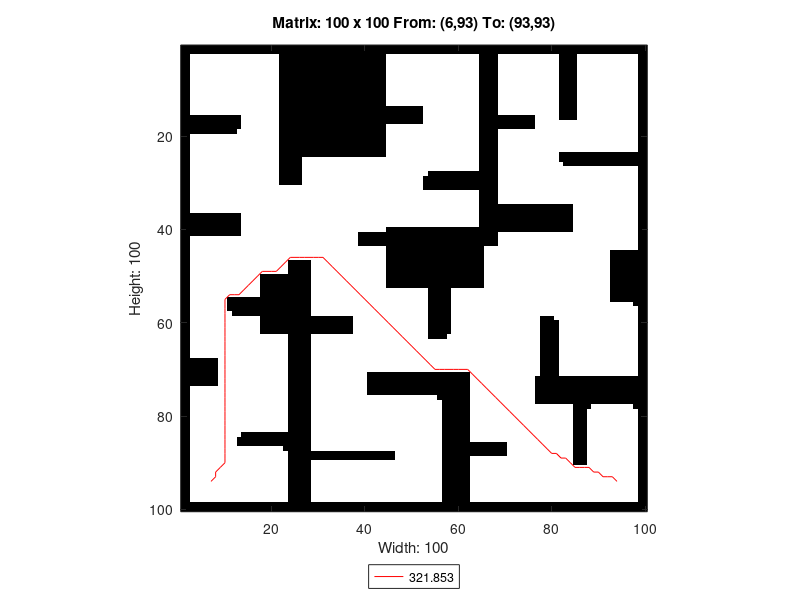

The MATLAB script that drew this image:
A=[0 0 0 0 0 0 0 0 0 0 0 0 0 0 0 0 0 0 0 0 0 0 0 0 0 0 0 0 0 0 0 0 0 0 0 0 0 0 0 0 0 0 0 0 0 0 0 0 0 0 0 0 0 0 0 0 0 0 0 0 0 0 0 0 0 0 0 0 0 0 0 0 0 0 0 0 0 0 0 0 0 0 0 0 0 0 0 0 0 0 0 0 0 0 0 0 0 0 0 0 ;
0 0 0 0 0 0 0 0 0 0 0 0 0 0 0 0 0 0 0 0 0 0 0 0 0 0 0 0 0 0 0 0 0 0 0 0 0 0 0 0 0 0 0 0 0 0 0 0 0 0 0 0 0 0 0 0 0 0 0 0 0 0 0 0 0 0 0 0 0 0 0 0 0 0 0 0 0 0 0 0 0 0 0 0 0 0 0 0 0 0 0 0 0 0 0 0 0 0 0 0 ;
0 0 1 1 1 1 1 1 1 1 1 1 1 1 1 1 1 1 1 1 1 0 0 0 0 0 0 0 0 0 0 0 0 0 0 0 0 0 0 0 0 0 0 0 1 1 1 1 1 1 1 1 1 1 1 1 1 1 1 1 1 1 1 1 0 0 0 0 1 1 1 1 1 1 1 1 1 1 1 1 1 0 0 0 0 1 1 1 1 1 1 1 1 1 1 1 1 1 0 0 ;
0 0 1 1 1 1 1 1 1 1 1 1 1 1 1 1 1 1 1 1 1 0 0 0 0 0 0 0 0 0 0 0 0 0 0 0 0 0 0 0 0 0 0 0 1 1 1 1 1 1 1 1 1 1 1 1 1 1 1 1 1 1 1 1 0 0 0 0 1 1 1 1 1 1 1 1 1 1 1 1 1 0 0 0 0 1 1 1 1 1 1 1 1 1 1 1 1 1 0 0 ;
0 0 1 1 1 1 1 1 1 1 1 1 1 1 1 1 1 1 1 1 1 0 0 0 0 0 0 0 0 0 0 0 0 0 0 0 0 0 0 0 0 0 0 0 1 1 1 1 1 1 1 1 1 1 1 1 1 1 1 1 1 1 1 1 0 0 0 0 1 1 1 1 1 1 1 1 1 1 1 1 1 0 0 0 0 1 1 1 1 1 1 1 1 1 1 1 1 1 0 0 ;
0 0 1 1 1 1 1 1 1 1 1 1 1 1 1 1 1 1 1 1 1 0 0 0 0 0 0 0 0 0 0 0 0 0 0 0 0 0 0 0 0 0 0 0 1 1 1 1 1 1 1 1 1 1 1 1 1 1 1 1 1 1 1 1 0 0 0 0 1 1 1 1 1 1 1 1 1 1 1 1 1 0 0 0 0 1 1 1 1 1 1 1 1 1 1 1 1 1 0 0 ;
0 0 1 1 1 1 1 1 1 1 1 1 1 1 1 1 1 1 1 1 1 0 0 0 0 0 0 0 0 0 0 0 0 0 0 0 0 0 0 0 0 0 0 0 1 1 1 1 1 1 1 1 1 1 1 1 1 1 1 1 1 1 1 1 0 0 0 0 1 1 1 1 1 1 1 1 1 1 1 1 1 0 0 0 0 1 1 1 1 1 1 1 1 1 1 1 1 1 0 0 ;
0 0 1 1 1 1 1 1 1 1 1 1 1 1 1 1 1 1 1 1 1 0 0 0 0 0 0 0 0 0 0 0 0 0 0 0 0 0 0 0 0 0 0 0 1 1 1 1 1 1 1 1 1 1 1 1 1 1 1 1 1 1 1 1 0 0 0 0 1 1 1 1 1 1 1 1 1 1 1 1 1 0 0 0 0 1 1 1 1 1 1 1 1 1 1 1 1 1 0 0 ;
0 0 1 1 1 1 1 1 1 1 1 1 1 1 1 1 1 1 1 1 1 0 0 0 0 0 0 0 0 0 0 0 0 0 0 0 0 0 0 0 0 0 0 0 1 1 1 1 1 1 1 1 1 1 1 1 1 1 1 1 1 1 1 1 0 0 0 0 1 1 1 1 1 1 1 1 1 1 1 1 1 0 0 0 0 1 1 1 1 1 1 1 1 1 1 1 1 1 0 0 ;
0 0 1 1 1 1 1 1 1 1 1 1 1 1 1 1 1 1 1 1 1 0 0 0 0 0 0 0 0 0 0 0 0 0 0 0 0 0 0 0 0 0 0 0 1 1 1 1 1 1 1 1 1 1 1 1 1 1 1 1 1 1 1 1 0 0 0 0 1 1 1 1 1 1 1 1 1 1 1 1 1 0 0 0 0 1 1 1 1 1 1 1 1 1 1 1 1 1 0 0 ;
0 0 1 1 1 1 1 1 1 1 1 1 1 1 1 1 1 1 1 1 1 0 0 0 0 0 0 0 0 0 0 0 0 0 0 0 0 0 0 0 0 0 0 0 1 1 1 1 1 1 1 1 1 1 1 1 1 1 1 1 1 1 1 1 0 0 0 0 1 1 1 1 1 1 1 1 1 1 1 1 1 0 0 0 0 1 1 1 1 1 1 1 1 1 1 1 1 1 0 0 ;
0 0 1 1 1 1 1 1 1 1 1 1 1 1 1 1 1 1 1 1 1 0 0 0 0 0 0 0 0 0 0 0 0 0 0 0 0 0 0 0 0 0 0 0 1 1 1 1 1 1 1 1 1 1 1 1 1 1 1 1 1 1 1 1 0 0 0 0 1 1 1 1 1 1 1 1 1 1 1 1 1 0 0 0 0 1 1 1 1 1 1 1 1 1 1 1 1 1 0 0 ;
0 0 1 1 1 1 1 1 1 1 1 1 1 1 1 1 1 1 1 1 1 0 0 0 0 0 0 0 0 0 0 0 0 0 0 0 0 0 0 0 0 0 0 0 1 1 1 1 1 1 1 1 1 1 1 1 1 1 1 1 1 1 1 1 0 0 0 0 1 1 1 1 1 1 1 1 1 1 1 1 1 0 0 0 0 1 1 1 1 1 1 1 1 1 1 1 1 1 0 0 ;
0 0 1 1 1 1 1 1 1 1 1 1 1 1 1 1 1 1 1 1 1 0 0 0 0 0 0 0 0 0 0 0 0 0 0 0 0 0 0 0 0 0 0 0 0 0 0 0 0 0 0 0 1 1 1 1 1 1 1 1 1 1 1 1 0 0 0 0 1 1 1 1 1 1 1 1 1 1 1 1 1 0 0 0 0 1 1 1 1 1 1 1 1 1 1 1 1 1 0 0 ;
0 0 1 1 1 1 1 1 1 1 1 1 1 1 1 1 1 1 1 1 1 0 0 0 0 0 0 0 0 0 0 0 0 0 0 0 0 0 0 0 0 0 0 0 0 0 0 0 0 0 0 0 1 1 1 1 1 1 1 1 1 1 1 1 0 0 0 0 1 1 1 1 1 1 1 1 1 1 1 1 1 0 0 0 0 1 1 1 1 1 1 1 1 1 1 1 1 1 0 0 ;
0 0 0 0 0 0 0 0 0 0 0 0 0 1 1 1 1 1 1 1 1 0 0 0 0 0 0 0 0 0 0 0 0 0 0 0 0 0 0 0 0 0 0 0 0 0 0 0 0 0 0 0 1 1 1 1 1 1 1 1 1 1 1 1 0 0 0 0 0 0 0 0 0 0 0 0 1 1 1 1 1 0 0 0 0 1 1 1 1 1 1 1 1 1 1 1 1 1 0 0 ;
0 0 0 0 0 0 0 0 0 0 0 0 0 1 1 1 1 1 1 1 1 0 0 0 0 0 0 0 0 0 0 0 0 0 0 0 0 0 0 0 0 0 0 0 0 0 0 0 0 0 0 0 1 1 1 1 1 1 1 1 1 1 1 1 0 0 0 0 0 0 0 0 0 0 0 0 1 1 1 1 1 1 1 1 1 1 1 1 1 1 1 1 1 1 1 1 1 1 0 0 ;
0 0 0 0 0 0 0 0 0 0 0 0 0 1 1 1 1 1 1 1 1 0 0 0 0 0 0 0 0 0 0 0 0 0 0 0 0 0 0 0 0 0 0 0 1 1 1 1 1 1 1 1 1 1 1 1 1 1 1 1 1 1 1 1 0 0 0 0 0 0 0 0 0 0 0 0 1 1 1 1 1 1 1 1 1 1 1 1 1 1 1 1 1 1 1 1 1 1 0 0 ;
0 0 0 0 0 0 0 0 0 0 0 0 1 1 1 1 1 1 1 1 1 0 0 0 0 0 0 0 0 0 0 0 0 0 0 0 0 0 0 0 0 0 0 0 1 1 1 1 1 1 1 1 1 1 1 1 1 1 1 1 1 1 1 1 0 0 0 0 1 1 1 1 1 1 1 1 1 1 1 1 1 1 1 1 1 1 1 1 1 1 1 1 1 1 1 1 1 1 0 0 ;
0 0 1 1 1 1 1 1 1 1 1 1 1 1 1 1 1 1 1 1 1 0 0 0 0 0 0 0 0 0 0 0 0 0 0 0 0 0 0 0 0 0 0 0 1 1 1 1 1 1 1 1 1 1 1 1 1 1 1 1 1 1 1 1 0 0 0 0 1 1 1 1 1 1 1 1 1 1 1 1 1 1 1 1 1 1 1 1 1 1 1 1 1 1 1 1 1 1 0 0 ;
0 0 1 1 1 1 1 1 1 1 1 1 1 1 1 1 1 1 1 1 1 0 0 0 0 0 0 0 0 0 0 0 0 0 0 0 0 0 0 0 0 0 0 0 1 1 1 1 1 1 1 1 1 1 1 1 1 1 1 1 1 1 1 1 0 0 0 0 1 1 1 1 1 1 1 1 1 1 1 1 1 1 1 1 1 1 1 1 1 1 1 1 1 1 1 1 1 1 0 0 ;
0 0 1 1 1 1 1 1 1 1 1 1 1 1 1 1 1 1 1 1 1 0 0 0 0 0 0 0 0 0 0 0 0 0 0 0 0 0 0 0 0 0 0 0 1 1 1 1 1 1 1 1 1 1 1 1 1 1 1 1 1 1 1 1 0 0 0 0 1 1 1 1 1 1 1 1 1 1 1 1 1 1 1 1 1 1 1 1 1 1 1 1 1 1 1 1 1 1 0 0 ;
0 0 1 1 1 1 1 1 1 1 1 1 1 1 1 1 1 1 1 1 1 0 0 0 0 0 0 0 0 0 0 0 0 0 0 0 0 0 0 0 0 0 0 0 1 1 1 1 1 1 1 1 1 1 1 1 1 1 1 1 1 1 1 1 0 0 0 0 1 1 1 1 1 1 1 1 1 1 1 1 1 1 1 1 1 1 1 1 1 1 1 1 1 1 1 1 1 1 0 0 ;
0 0 1 1 1 1 1 1 1 1 1 1 1 1 1 1 1 1 1 1 1 0 0 0 0 0 0 0 0 0 0 0 0 0 0 0 0 0 0 0 0 0 0 0 1 1 1 1 1 1 1 1 1 1 1 1 1 1 1 1 1 1 1 1 0 0 0 0 1 1 1 1 1 1 1 1 1 1 1 1 1 0 0 0 0 0 0 0 0 0 0 0 0 0 0 0 0 0 0 0 ;
0 0 1 1 1 1 1 1 1 1 1 1 1 1 1 1 1 1 1 1 1 0 0 0 0 0 1 1 1 1 1 1 1 1 1 1 1 1 1 1 1 1 1 1 1 1 1 1 1 1 1 1 1 1 1 1 1 1 1 1 1 1 1 1 0 0 0 0 1 1 1 1 1 1 1 1 1 1 1 1 1 0 0 0 0 0 0 0 0 0 0 0 0 0 0 0 0 0 0 0 ;
0 0 1 1 1 1 1 1 1 1 1 1 1 1 1 1 1 1 1 1 1 0 0 0 0 0 1 1 1 1 1 1 1 1 1 1 1 1 1 1 1 1 1 1 1 1 1 1 1 1 1 1 1 1 1 1 1 1 1 1 1 1 1 1 0 0 0 0 1 1 1 1 1 1 1 1 1 1 1 1 1 1 0 0 0 0 0 0 0 0 0 0 0 0 0 0 0 0 0 0 ;
0 0 1 1 1 1 1 1 1 1 1 1 1 1 1 1 1 1 1 1 1 0 0 0 0 0 1 1 1 1 1 1 1 1 1 1 1 1 1 1 1 1 1 1 1 1 1 1 1 1 1 1 1 1 1 1 1 1 1 1 1 1 1 1 0 0 0 0 1 1 1 1 1 1 1 1 1 1 1 1 1 1 1 1 1 1 1 1 1 1 1 1 1 1 1 1 1 1 0 0 ;
0 0 1 1 1 1 1 1 1 1 1 1 1 1 1 1 1 1 1 1 1 0 0 0 0 0 1 1 1 1 1 1 1 1 1 1 1 1 1 1 1 1 1 1 1 1 1 1 1 1 1 1 1 0 0 0 0 0 0 0 0 0 0 0 0 0 0 0 1 1 1 1 1 1 1 1 1 1 1 1 1 1 1 1 1 1 1 1 1 1 1 1 1 1 1 1 1 1 0 0 ;
0 0 1 1 1 1 1 1 1 1 1 1 1 1 1 1 1 1 1 1 1 0 0 0 0 0 1 1 1 1 1 1 1 1 1 1 1 1 1 1 1 1 1 1 1 1 1 1 1 1 1 1 0 0 0 0 0 0 0 0 0 0 0 0 0 0 0 0 1 1 1 1 1 1 1 1 1 1 1 1 1 1 1 1 1 1 1 1 1 1 1 1 1 1 1 1 1 1 0 0 ;
0 0 1 1 1 1 1 1 1 1 1 1 1 1 1 1 1 1 1 1 1 0 0 0 0 0 1 1 1 1 1 1 1 1 1 1 1 1 1 1 1 1 1 1 1 1 1 1 1 1 1 1 0 0 0 0 0 0 0 0 0 0 0 0 0 0 0 0 1 1 1 1 1 1 1 1 1 1 1 1 1 1 1 1 1 1 1 1 1 1 1 1 1 1 1 1 1 1 0 0 ;
0 0 1 1 1 1 1 1 1 1 1 1 1 1 1 1 1 1 1 1 1 1 1 1 1 1 1 1 1 1 1 1 1 1 1 1 1 1 1 1 1 1 1 1 1 1 1 1 1 1 1 1 0 0 0 0 0 0 0 0 0 0 0 0 0 0 0 0 1 1 1 1 1 1 1 1 1 1 1 1 1 1 1 1 1 1 1 1 1 1 1 1 1 1 1 1 1 1 0 0 ;
0 0 1 1 1 1 1 1 1 1 1 1 1 1 1 1 1 1 1 1 1 1 1 1 1 1 1 1 1 1 1 1 1 1 1 1 1 1 1 1 1 1 1 1 1 1 1 1 1 1 1 1 1 1 1 1 1 1 1 1 1 1 1 1 0 0 0 0 1 1 1 1 1 1 1 1 1 1 1 1 1 1 1 1 1 1 1 1 1 1 1 1 1 1 1 1 1 1 0 0 ;
0 0 1 1 1 1 1 1 1 1 1 1 1 1 1 1 1 1 1 1 1 1 1 1 1 1 1 1 1 1 1 1 1 1 1 1 1 1 1 1 1 1 1 1 1 1 1 1 1 1 1 1 1 1 1 1 1 1 1 1 1 1 1 1 0 0 0 0 1 1 1 1 1 1 1 1 1 1 1 1 1 1 1 1 1 1 1 1 1 1 1 1 1 1 1 1 1 1 0 0 ;
0 0 1 1 1 1 1 1 1 1 1 1 1 1 1 1 1 1 1 1 1 1 1 1 1 1 1 1 1 1 1 1 1 1 1 1 1 1 1 1 1 1 1 1 1 1 1 1 1 1 1 1 1 1 1 1 1 1 1 1 1 1 1 1 0 0 0 0 1 1 1 1 1 1 1 1 1 1 1 1 1 1 1 1 1 1 1 1 1 1 1 1 1 1 1 1 1 1 0 0 ;
0 0 1 1 1 1 1 1 1 1 1 1 1 1 1 1 1 1 1 1 1 1 1 1 1 1 1 1 1 1 1 1 1 1 1 1 1 1 1 1 1 1 1 1 1 1 1 1 1 1 1 1 1 1 1 1 1 1 1 1 1 1 1 1 0 0 0 0 0 0 0 0 0 0 0 0 0 0 0 0 0 0 0 0 1 1 1 1 1 1 1 1 1 1 1 1 1 1 0 0 ;
0 0 1 1 1 1 1 1 1 1 1 1 1 1 1 1 1 1 1 1 1 1 1 1 1 1 1 1 1 1 1 1 1 1 1 1 1 1 1 1 1 1 1 1 1 1 1 1 1 1 1 1 1 1 1 1 1 1 1 1 1 1 1 1 0 0 0 0 0 0 0 0 0 0 0 0 0 0 0 0 0 0 0 0 1 1 1 1 1 1 1 1 1 1 1 1 1 1 0 0 ;
0 0 0 0 0 0 0 0 0 0 0 0 0 1 1 1 1 1 1 1 1 1 1 1 1 1 1 1 1 1 1 1 1 1 1 1 1 1 1 1 1 1 1 1 1 1 1 1 1 1 1 1 1 1 1 1 1 1 1 1 1 1 1 1 0 0 0 0 0 0 0 0 0 0 0 0 0 0 0 0 0 0 0 0 1 1 1 1 1 1 1 1 1 1 1 1 1 1 0 0 ;
0 0 0 0 0 0 0 0 0 0 0 0 0 1 1 1 1 1 1 1 1 1 1 1 1 1 1 1 1 1 1 1 1 1 1 1 1 1 1 1 1 1 1 1 1 1 1 1 1 1 1 1 1 1 1 1 1 1 1 1 1 1 1 1 0 0 0 0 0 0 0 0 0 0 0 0 0 0 0 0 0 0 0 0 1 1 1 1 1 1 1 1 1 1 1 1 1 1 0 0 ;
0 0 0 0 0 0 0 0 0 0 0 0 0 1 1 1 1 1 1 1 1 1 1 1 1 1 1 1 1 1 1 1 1 1 1 1 1 1 1 1 1 1 1 1 1 1 1 1 1 1 1 1 1 1 1 1 1 1 1 1 1 1 1 1 0 0 0 0 0 0 0 0 0 0 0 0 0 0 0 0 0 0 0 0 1 1 1 1 1 1 1 1 1 1 1 1 1 1 0 0 ;
0 0 0 0 0 0 0 0 0 0 0 0 0 1 1 1 1 1 1 1 1 1 1 1 1 1 1 1 1 1 1 1 1 1 1 1 1 1 1 1 1 1 1 1 0 0 0 0 0 0 0 0 0 0 0 0 0 0 0 0 0 0 0 0 0 0 0 0 0 0 0 0 0 0 0 0 0 0 0 0 0 0 0 0 1 1 1 1 1 1 1 1 1 1 1 1 1 1 0 0 ;
0 0 0 0 0 0 0 0 0 0 0 0 0 1 1 1 1 1 1 1 1 1 1 1 1 1 1 1 1 1 1 1 1 1 1 1 1 1 0 0 0 0 0 0 0 0 0 0 0 0 0 0 0 0 0 0 0 0 0 0 0 0 0 0 0 0 0 0 1 1 1 1 1 1 1 1 1 1 1 1 1 1 1 1 1 1 1 1 1 1 1 1 1 1 1 1 1 1 0 0 ;
0 0 1 1 1 1 1 1 1 1 1 1 1 1 1 1 1 1 1 1 1 1 1 1 1 1 1 1 1 1 1 1 1 1 1 1 1 1 0 0 0 0 0 0 0 0 0 0 0 0 0 0 0 0 0 0 0 0 0 0 0 0 0 0 0 0 0 0 1 1 1 1 1 1 1 1 1 1 1 1 1 1 1 1 1 1 1 1 1 1 1 1 1 1 1 1 1 1 0 0 ;
0 0 1 1 1 1 1 1 1 1 1 1 1 1 1 1 1 1 1 1 1 1 1 1 1 1 1 1 1 1 1 1 1 1 1 1 1 1 0 0 0 0 0 0 0 0 0 0 0 0 0 0 0 0 0 0 0 0 0 0 0 0 0 0 0 0 0 0 1 1 1 1 1 1 1 1 1 1 1 1 1 1 1 1 1 1 1 1 1 1 1 1 1 1 1 1 1 1 0 0 ;
0 0 1 1 1 1 1 1 1 1 1 1 1 1 1 1 1 1 1 1 1 1 1 1 1 1 1 1 1 1 1 1 1 1 1 1 1 1 1 1 1 1 1 1 0 0 0 0 0 0 0 0 0 0 0 0 0 0 0 0 0 0 0 0 0 1 1 1 1 1 1 1 1 1 1 1 1 1 1 1 1 1 1 1 1 1 1 1 1 1 1 1 1 1 1 1 1 1 0 0 ;
0 0 1 1 1 1 1 1 1 1 1 1 1 1 1 1 1 1 1 1 1 1 1 1 1 1 1 1 1 1 1 1 1 1 1 1 1 1 1 1 1 1 1 1 0 0 0 0 0 0 0 0 0 0 0 0 0 0 0 0 0 0 0 0 0 1 1 1 1 1 1 1 1 1 1 1 1 1 1 1 1 1 1 1 1 1 1 1 1 1 1 1 0 0 0 0 0 0 0 0 ;
0 0 1 1 1 1 1 1 1 1 1 1 1 1 1 1 1 1 1 1 1 1 1 1 1 1 1 1 1 1 1 1 1 1 1 1 1 1 1 1 1 1 1 1 0 0 0 0 0 0 0 0 0 0 0 0 0 0 0 0 0 0 0 0 0 1 1 1 1 1 1 1 1 1 1 1 1 1 1 1 1 1 1 1 1 1 1 1 1 1 1 1 0 0 0 0 0 0 0 0 ;
0 0 1 1 1 1 1 1 1 1 1 1 1 1 1 1 1 1 1 1 1 1 1 0 0 0 0 0 1 1 1 1 1 1 1 1 1 1 1 1 1 1 1 1 0 0 0 0 0 0 0 0 0 0 0 0 0 0 0 0 0 0 0 0 0 1 1 1 1 1 1 1 1 1 1 1 1 1 1 1 1 1 1 1 1 1 1 1 1 1 1 1 0 0 0 0 0 0 0 0 ;
0 0 1 1 1 1 1 1 1 1 1 1 1 1 1 1 1 1 1 1 1 1 1 0 0 0 0 0 1 1 1 1 1 1 1 1 1 1 1 1 1 1 1 1 0 0 0 0 0 0 0 0 0 0 0 0 0 0 0 0 0 0 0 0 0 1 1 1 1 1 1 1 1 1 1 1 1 1 1 1 1 1 1 1 1 1 1 1 1 1 1 1 0 0 0 0 0 0 0 0 ;
0 0 1 1 1 1 1 1 1 1 1 1 1 1 1 1 1 1 1 1 1 1 1 0 0 0 0 0 1 1 1 1 1 1 1 1 1 1 1 1 1 1 1 1 0 0 0 0 0 0 0 0 0 0 0 0 0 0 0 0 0 0 0 0 0 1 1 1 1 1 1 1 1 1 1 1 1 1 1 1 1 1 1 1 1 1 1 1 1 1 1 1 0 0 0 0 0 0 0 0 ;
0 0 1 1 1 1 1 1 1 1 1 1 1 1 1 1 1 0 0 0 0 0 0 0 0 0 0 0 1 1 1 1 1 1 1 1 1 1 1 1 1 1 1 1 0 0 0 0 0 0 0 0 0 0 0 0 0 0 0 0 0 0 0 0 0 1 1 1 1 1 1 1 1 1 1 1 1 1 1 1 1 1 1 1 1 1 1 1 1 1 1 1 0 0 0 0 0 0 0 0 ;
0 0 1 1 1 1 1 1 1 1 1 1 1 1 1 1 1 0 0 0 0 0 0 0 0 0 0 0 1 1 1 1 1 1 1 1 1 1 1 1 1 1 1 1 0 0 0 0 0 0 0 0 0 0 0 0 0 0 0 0 0 0 0 0 0 1 1 1 1 1 1 1 1 1 1 1 1 1 1 1 1 1 1 1 1 1 1 1 1 1 1 1 0 0 0 0 0 0 0 0 ;
0 0 1 1 1 1 1 1 1 1 1 1 1 1 1 1 1 0 0 0 0 0 0 0 0 0 0 0 1 1 1 1 1 1 1 1 1 1 1 1 1 1 1 1 0 0 0 0 0 0 0 0 0 0 0 0 0 0 0 0 0 0 0 0 0 1 1 1 1 1 1 1 1 1 1 1 1 1 1 1 1 1 1 1 1 1 1 1 1 1 1 1 0 0 0 0 0 0 0 0 ;
0 0 1 1 1 1 1 1 1 1 1 1 1 1 1 1 1 0 0 0 0 0 0 0 0 0 0 0 1 1 1 1 1 1 1 1 1 1 1 1 1 1 1 1 1 1 1 1 1 1 1 1 1 0 0 0 0 0 1 1 1 1 1 1 1 1 1 1 1 1 1 1 1 1 1 1 1 1 1 1 1 1 1 1 1 1 1 1 1 1 1 1 0 0 0 0 0 0 0 0 ;
0 0 1 1 1 1 1 1 1 1 1 1 1 1 1 1 1 0 0 0 0 0 0 0 0 0 0 0 1 1 1 1 1 1 1 1 1 1 1 1 1 1 1 1 1 1 1 1 1 1 1 1 1 0 0 0 0 0 1 1 1 1 1 1 1 1 1 1 1 1 1 1 1 1 1 1 1 1 1 1 1 1 1 1 1 1 1 1 1 1 1 1 0 0 0 0 0 0 0 0 ;
0 0 1 1 1 1 1 1 1 1 0 0 0 0 0 0 0 0 0 0 0 0 0 0 0 0 0 0 1 1 1 1 1 1 1 1 1 1 1 1 1 1 1 1 1 1 1 1 1 1 1 1 1 0 0 0 0 0 1 1 1 1 1 1 1 1 1 1 1 1 1 1 1 1 1 1 1 1 1 1 1 1 1 1 1 1 1 1 1 1 1 1 0 0 0 0 0 0 0 0 ;
0 0 1 1 1 1 1 1 1 1 0 0 0 0 0 0 0 0 0 0 0 0 0 0 0 0 0 0 1 1 1 1 1 1 1 1 1 1 1 1 1 1 1 1 1 1 1 1 1 1 1 1 1 0 0 0 0 0 1 1 1 1 1 1 1 1 1 1 1 1 1 1 1 1 1 1 1 1 1 1 1 1 1 1 1 1 1 1 1 1 1 1 1 1 1 1 1 0 0 0 ;
0 0 1 1 1 1 1 1 1 1 0 0 0 0 0 0 0 0 0 0 0 0 0 0 0 0 0 0 1 1 1 1 1 1 1 1 1 1 1 1 1 1 1 1 1 1 1 1 1 1 1 1 1 0 0 0 0 0 1 1 1 1 1 1 1 1 1 1 1 1 1 1 1 1 1 1 1 1 1 1 1 1 1 1 1 1 1 1 1 1 1 1 1 1 1 1 1 1 0 0 ;
0 0 1 1 1 1 1 1 1 1 1 0 0 0 0 0 0 0 0 0 0 0 0 0 0 0 0 0 1 1 1 1 1 1 1 1 1 1 1 1 1 1 1 1 1 1 1 1 1 1 1 1 1 0 0 0 0 0 1 1 1 1 1 1 1 1 1 1 1 1 1 1 1 1 1 1 1 1 1 1 1 1 1 1 1 1 1 1 1 1 1 1 1 1 1 1 1 1 0 0 ;
0 0 1 1 1 1 1 1 1 1 1 1 1 1 1 1 1 0 0 0 0 0 0 0 0 0 0 0 0 0 0 0 0 0 0 0 0 1 1 1 1 1 1 1 1 1 1 1 1 1 1 1 1 0 0 0 0 0 1 1 1 1 1 1 1 1 1 1 1 1 1 1 1 1 1 1 1 0 0 0 1 1 1 1 1 1 1 1 1 1 1 1 1 1 1 1 1 1 0 0 ;
0 0 1 1 1 1 1 1 1 1 1 1 1 1 1 1 1 0 0 0 0 0 0 0 0 0 0 0 0 0 0 0 0 0 0 0 0 1 1 1 1 1 1 1 1 1 1 1 1 1 1 1 1 0 0 0 0 0 1 1 1 1 1 1 1 1 1 1 1 1 1 1 1 1 1 1 1 0 0 0 0 1 1 1 1 1 1 1 1 1 1 1 1 1 1 1 1 1 0 0 ;
0 0 1 1 1 1 1 1 1 1 1 1 1 1 1 1 1 0 0 0 0 0 0 0 0 0 0 0 0 0 0 0 0 0 0 0 0 1 1 1 1 1 1 1 1 1 1 1 1 1 1 1 1 0 0 0 0 0 1 1 1 1 1 1 1 1 1 1 1 1 1 1 1 1 1 1 1 0 0 0 0 1 1 1 1 1 1 1 1 1 1 1 1 1 1 1 1 1 0 0 ;
0 0 1 1 1 1 1 1 1 1 1 1 1 1 1 1 1 0 0 0 0 0 0 0 0 0 0 0 0 0 0 0 0 0 0 0 0 1 1 1 1 1 1 1 1 1 1 1 1 1 1 1 1 0 0 0 0 0 1 1 1 1 1 1 1 1 1 1 1 1 1 1 1 1 1 1 1 0 0 0 0 1 1 1 1 1 1 1 1 1 1 1 1 1 1 1 1 1 0 0 ;
0 0 1 1 1 1 1 1 1 1 1 1 1 1 1 1 1 1 1 1 1 1 1 0 0 0 0 0 1 1 1 1 1 1 1 1 1 1 1 1 1 1 1 1 1 1 1 1 1 1 1 1 1 0 0 0 0 1 1 1 1 1 1 1 1 1 1 1 1 1 1 1 1 1 1 1 1 0 0 0 0 1 1 1 1 1 1 1 1 1 1 1 1 1 1 1 1 1 0 0 ;
0 0 1 1 1 1 1 1 1 1 1 1 1 1 1 1 1 1 1 1 1 1 1 0 0 0 0 0 1 1 1 1 1 1 1 1 1 1 1 1 1 1 1 1 1 1 1 1 1 1 1 1 1 1 1 1 1 1 1 1 1 1 1 1 1 1 1 1 1 1 1 1 1 1 1 1 1 0 0 0 0 1 1 1 1 1 1 1 1 1 1 1 1 1 1 1 1 1 0 0 ;
0 0 1 1 1 1 1 1 1 1 1 1 1 1 1 1 1 1 1 1 1 1 1 0 0 0 0 0 1 1 1 1 1 1 1 1 1 1 1 1 1 1 1 1 1 1 1 1 1 1 1 1 1 1 1 1 1 1 1 1 1 1 1 1 1 1 1 1 1 1 1 1 1 1 1 1 1 0 0 0 0 1 1 1 1 1 1 1 1 1 1 1 1 1 1 1 1 1 0 0 ;
0 0 1 1 1 1 1 1 1 1 1 1 1 1 1 1 1 1 1 1 1 1 1 0 0 0 0 0 1 1 1 1 1 1 1 1 1 1 1 1 1 1 1 1 1 1 1 1 1 1 1 1 1 1 1 1 1 1 1 1 1 1 1 1 1 1 1 1 1 1 1 1 1 1 1 1 1 0 0 0 0 1 1 1 1 1 1 1 1 1 1 1 1 1 1 1 1 1 0 0 ;
0 0 1 1 1 1 1 1 1 1 1 1 1 1 1 1 1 1 1 1 1 1 1 0 0 0 0 0 1 1 1 1 1 1 1 1 1 1 1 1 1 1 1 1 1 1 1 1 1 1 1 1 1 1 1 1 1 1 1 1 1 1 1 1 1 1 1 1 1 1 1 1 1 1 1 1 1 0 0 0 0 1 1 1 1 1 1 1 1 1 1 1 1 1 1 1 1 1 0 0 ;
0 0 0 0 0 0 0 0 1 1 1 1 1 1 1 1 1 1 1 1 1 1 1 0 0 0 0 0 1 1 1 1 1 1 1 1 1 1 1 1 1 1 1 1 1 1 1 1 1 1 1 1 1 1 1 1 1 1 1 1 1 1 1 1 1 1 1 1 1 1 1 1 1 1 1 1 1 0 0 0 0 1 1 1 1 1 1 1 1 1 1 1 1 1 1 1 1 1 0 0 ;
0 0 0 0 0 0 0 0 1 1 1 1 1 1 1 1 1 1 1 1 1 1 1 0 0 0 0 0 1 1 1 1 1 1 1 1 1 1 1 1 1 1 1 1 1 1 1 1 1 1 1 1 1 1 1 1 1 1 1 1 1 1 1 1 1 1 1 1 1 1 1 1 1 1 1 1 1 0 0 0 0 1 1 1 1 1 1 1 1 1 1 1 1 1 1 1 1 1 0 0 ;
0 0 0 0 0 0 0 0 1 1 1 1 1 1 1 1 1 1 1 1 1 1 1 0 0 0 0 0 1 1 1 1 1 1 1 1 1 1 1 1 1 1 1 1 1 1 1 1 1 1 1 1 1 1 1 1 1 1 1 1 1 1 1 1 1 1 1 1 1 1 1 1 1 1 1 1 1 0 0 0 0 1 1 1 1 1 1 1 1 1 1 1 1 1 1 1 1 1 0 0 ;
0 0 0 0 0 0 0 0 1 1 1 1 1 1 1 1 1 1 1 1 1 1 1 0 0 0 0 0 1 1 1 1 1 1 1 1 1 1 1 1 0 0 0 0 0 0 0 0 0 0 0 0 0 0 0 0 0 0 0 0 0 0 1 1 1 1 1 1 1 1 1 1 1 1 1 1 1 0 0 0 0 1 1 1 1 1 1 1 1 1 1 1 1 1 1 1 1 1 0 0 ;
0 0 0 0 0 0 0 0 1 1 1 1 1 1 1 1 1 1 1 1 1 1 1 0 0 0 0 0 1 1 1 1 1 1 1 1 1 1 1 1 0 0 0 0 0 0 0 0 0 0 0 0 0 0 0 0 0 0 0 0 0 0 1 1 1 1 1 1 1 1 1 1 1 1 1 1 0 0 0 0 0 0 0 0 0 0 0 0 0 0 0 0 0 0 0 0 0 0 0 0 ;
0 0 0 0 0 0 0 0 1 1 1 1 1 1 1 1 1 1 1 1 1 1 1 0 0 0 0 0 1 1 1 1 1 1 1 1 1 1 1 1 0 0 0 0 0 0 0 0 0 0 0 0 0 0 0 0 0 0 0 0 0 0 1 1 1 1 1 1 1 1 1 1 1 1 1 1 0 0 0 0 0 0 0 0 0 0 0 0 0 0 0 0 0 0 0 0 0 0 0 0 ;
0 0 1 1 1 1 1 1 1 1 1 1 1 1 1 1 1 1 1 1 1 1 1 0 0 0 0 0 1 1 1 1 1 1 1 1 1 1 1 1 0 0 0 0 0 0 0 0 0 0 0 0 0 0 0 0 0 0 0 0 0 0 1 1 1 1 1 1 1 1 1 1 1 1 1 1 0 0 0 0 0 0 0 0 0 0 0 0 0 0 0 0 0 0 0 0 0 0 0 0 ;
0 0 1 1 1 1 1 1 1 1 1 1 1 1 1 1 1 1 1 1 1 1 1 0 0 0 0 0 1 1 1 1 1 1 1 1 1 1 1 1 0 0 0 0 0 0 0 0 0 0 0 0 0 0 0 0 0 0 0 0 0 0 1 1 1 1 1 1 1 1 1 1 1 1 1 1 0 0 0 0 0 0 0 0 0 0 0 0 0 0 0 0 0 0 0 0 0 0 0 0 ;
0 0 1 1 1 1 1 1 1 1 1 1 1 1 1 1 1 1 1 1 1 1 1 0 0 0 0 0 1 1 1 1 1 1 1 1 1 1 1 1 1 1 1 1 1 1 1 1 1 1 1 1 1 1 1 0 0 0 0 0 0 0 1 1 1 1 1 1 1 1 1 1 1 1 1 1 0 0 0 0 0 0 0 0 0 0 0 0 0 0 0 0 0 0 0 0 0 0 0 0 ;
0 0 1 1 1 1 1 1 1 1 1 1 1 1 1 1 1 1 1 1 1 1 1 0 0 0 0 0 1 1 1 1 1 1 1 1 1 1 1 1 1 1 1 1 1 1 1 1 1 1 1 1 1 1 1 1 0 0 0 0 0 0 1 1 1 1 1 1 1 1 1 1 1 1 1 1 0 0 0 0 0 0 0 0 0 0 0 0 0 0 0 0 0 0 0 0 0 0 0 0 ;
0 0 1 1 1 1 1 1 1 1 1 1 1 1 1 1 1 1 1 1 1 1 1 0 0 0 0 0 1 1 1 1 1 1 1 1 1 1 1 1 1 1 1 1 1 1 1 1 1 1 1 1 1 1 1 1 0 0 0 0 0 0 1 1 1 1 1 1 1 1 1 1 1 1 1 1 1 1 1 1 1 1 1 1 0 0 0 0 1 1 1 1 1 1 1 1 1 0 0 0 ;
0 0 1 1 1 1 1 1 1 1 1 1 1 1 1 1 1 1 1 1 1 1 1 0 0 0 0 0 1 1 1 1 1 1 1 1 1 1 1 1 1 1 1 1 1 1 1 1 1 1 1 1 1 1 1 1 0 0 0 0 0 0 1 1 1 1 1 1 1 1 1 1 1 1 1 1 1 1 1 1 1 1 1 1 0 0 0 1 1 1 1 1 1 1 1 1 1 1 0 0 ;
0 0 1 1 1 1 1 1 1 1 1 1 1 1 1 1 1 1 1 1 1 1 1 0 0 0 0 0 1 1 1 1 1 1 1 1 1 1 1 1 1 1 1 1 1 1 1 1 1 1 1 1 1 1 1 1 0 0 0 0 0 0 1 1 1 1 1 1 1 1 1 1 1 1 1 1 1 1 1 1 1 1 1 1 0 0 0 1 1 1 1 1 1 1 1 1 1 1 0 0 ;
0 0 1 1 1 1 1 1 1 1 1 1 1 1 1 1 1 1 1 1 1 1 1 0 0 0 0 0 1 1 1 1 1 1 1 1 1 1 1 1 1 1 1 1 1 1 1 1 1 1 1 1 1 1 1 1 0 0 0 0 0 0 1 1 1 1 1 1 1 1 1 1 1 1 1 1 1 1 1 1 1 1 1 1 0 0 0 1 1 1 1 1 1 1 1 1 1 1 0 0 ;
0 0 1 1 1 1 1 1 1 1 1 1 1 1 1 1 1 1 1 1 1 1 1 0 0 0 0 0 1 1 1 1 1 1 1 1 1 1 1 1 1 1 1 1 1 1 1 1 1 1 1 1 1 1 1 1 0 0 0 0 0 0 1 1 1 1 1 1 1 1 1 1 1 1 1 1 1 1 1 1 1 1 1 1 0 0 0 1 1 1 1 1 1 1 1 1 1 1 0 0 ;
0 0 1 1 1 1 1 1 1 1 1 1 1 1 1 1 1 1 1 1 1 1 1 0 0 0 0 0 1 1 1 1 1 1 1 1 1 1 1 1 1 1 1 1 1 1 1 1 1 1 1 1 1 1 1 1 0 0 0 0 0 0 1 1 1 1 1 1 1 1 1 1 1 1 1 1 1 1 1 1 1 1 1 1 0 0 0 1 1 1 1 1 1 1 1 1 1 1 0 0 ;
0 0 1 1 1 1 1 1 1 1 1 1 1 0 0 0 0 0 0 0 0 0 0 0 0 0 0 0 1 1 1 1 1 1 1 1 1 1 1 1 1 1 1 1 1 1 1 1 1 1 1 1 1 1 1 1 0 0 0 0 0 0 1 1 1 1 1 1 1 1 1 1 1 1 1 1 1 1 1 1 1 1 1 1 0 0 0 1 1 1 1 1 1 1 1 1 1 1 0 0 ;
0 0 1 1 1 1 1 1 1 1 1 1 0 0 0 0 0 0 0 0 0 0 0 0 0 0 0 0 1 1 1 1 1 1 1 1 1 1 1 1 1 1 1 1 1 1 1 1 1 1 1 1 1 1 1 1 0 0 0 0 0 0 1 1 1 1 1 1 1 1 1 1 1 1 1 1 1 1 1 1 1 1 1 1 0 0 0 1 1 1 1 1 1 1 1 1 1 1 0 0 ;
0 0 1 1 1 1 1 1 1 1 1 1 0 0 0 0 0 0 0 0 0 0 0 0 0 0 0 0 1 1 1 1 1 1 1 1 1 1 1 1 1 1 1 1 1 1 1 1 1 1 1 1 1 1 1 1 0 0 0 0 0 0 0 0 0 0 0 0 0 0 1 1 1 1 1 1 1 1 1 1 1 1 1 1 0 0 0 1 1 1 1 1 1 1 1 1 1 1 0 0 ;
0 0 1 1 1 1 1 1 1 1 1 1 1 1 1 1 1 1 1 1 1 1 0 0 0 0 0 0 1 1 1 1 1 1 1 1 1 1 1 1 1 1 1 1 1 1 1 1 1 1 1 1 1 1 1 1 0 0 0 0 0 0 0 0 0 0 0 0 0 0 1 1 1 1 1 1 1 1 1 1 1 1 1 1 0 0 0 1 1 1 1 1 1 1 1 1 1 1 0 0 ;
0 0 1 1 1 1 1 1 1 1 1 1 1 1 1 1 1 1 1 1 1 1 1 0 0 0 0 0 0 0 0 0 0 0 0 0 0 0 0 0 0 0 0 0 0 0 1 1 1 1 1 1 1 1 1 1 0 0 0 0 0 0 0 0 0 0 0 0 0 0 1 1 1 1 1 1 1 1 1 1 1 1 1 1 0 0 0 1 1 1 1 1 1 1 1 1 1 1 0 0 ;
0 0 1 1 1 1 1 1 1 1 1 1 1 1 1 1 1 1 1 1 1 1 1 0 0 0 0 0 0 0 0 0 0 0 0 0 0 0 0 0 0 0 0 0 0 0 1 1 1 1 1 1 1 1 1 1 0 0 0 0 0 0 1 1 1 1 1 1 1 1 1 1 1 1 1 1 1 1 1 1 1 1 1 1 0 0 0 1 1 1 1 1 1 1 1 1 1 1 0 0 ;
0 0 1 1 1 1 1 1 1 1 1 1 1 1 1 1 1 1 1 1 1 1 1 0 0 0 0 0 1 1 1 1 1 1 1 1 1 1 1 1 1 1 1 1 1 1 1 1 1 1 1 1 1 1 1 1 0 0 0 0 0 0 1 1 1 1 1 1 1 1 1 1 1 1 1 1 1 1 1 1 1 1 1 1 0 0 0 1 1 1 1 1 1 1 1 1 1 1 0 0 ;
0 0 1 1 1 1 1 1 1 1 1 1 1 1 1 1 1 1 1 1 1 1 1 0 0 0 0 0 1 1 1 1 1 1 1 1 1 1 1 1 1 1 1 1 1 1 1 1 1 1 1 1 1 1 1 1 0 0 0 0 0 0 1 1 1 1 1 1 1 1 1 1 1 1 1 1 1 1 1 1 1 1 1 1 1 1 1 1 1 1 1 1 1 1 1 1 1 1 0 0 ;
0 0 1 1 1 1 1 1 1 1 1 1 1 1 1 1 1 1 1 1 1 1 1 0 0 0 0 0 1 1 1 1 1 1 1 1 1 1 1 1 1 1 1 1 1 1 1 1 1 1 1 1 1 1 1 1 0 0 0 0 0 0 1 1 1 1 1 1 1 1 1 1 1 1 1 1 1 1 1 1 1 1 1 1 1 1 1 1 1 1 1 1 1 1 1 1 1 1 0 0 ;
0 0 1 1 1 1 1 1 1 1 1 1 1 1 1 1 1 1 1 1 1 1 1 0 0 0 0 0 1 1 1 1 1 1 1 1 1 1 1 1 1 1 1 1 1 1 1 1 1 1 1 1 1 1 1 1 0 0 0 0 0 0 1 1 1 1 1 1 1 1 1 1 1 1 1 1 1 1 1 1 1 1 1 1 1 1 1 1 1 1 1 1 1 1 1 1 1 1 0 0 ;
0 0 1 1 1 1 1 1 1 1 1 1 1 1 1 1 1 1 1 1 1 1 1 0 0 0 0 0 1 1 1 1 1 1 1 1 1 1 1 1 1 1 1 1 1 1 1 1 1 1 1 1 1 1 1 1 0 0 0 0 0 0 1 1 1 1 1 1 1 1 1 1 1 1 1 1 1 1 1 1 1 1 1 1 1 1 1 1 1 1 1 1 1 1 1 1 1 1 0 0 ;
0 0 1 1 1 1 1 1 1 1 1 1 1 1 1 1 1 1 1 1 1 1 1 0 0 0 0 0 1 1 1 1 1 1 1 1 1 1 1 1 1 1 1 1 1 1 1 1 1 1 1 1 1 1 1 1 0 0 0 0 0 0 1 1 1 1 1 1 1 1 1 1 1 1 1 1 1 1 1 1 1 1 1 1 1 1 1 1 1 1 1 1 1 1 1 1 1 1 0 0 ;
0 0 1 1 1 1 1 1 1 1 1 1 1 1 1 1 1 1 1 1 1 1 1 0 0 0 0 0 1 1 1 1 1 1 1 1 1 1 1 1 1 1 1 1 1 1 1 1 1 1 1 1 1 1 1 1 0 0 0 0 0 0 1 1 1 1 1 1 1 1 1 1 1 1 1 1 1 1 1 1 1 1 1 1 1 1 1 1 1 1 1 1 1 1 1 1 1 1 0 0 ;
0 0 1 1 1 1 1 1 1 1 1 1 1 1 1 1 1 1 1 1 1 1 1 0 0 0 0 0 1 1 1 1 1 1 1 1 1 1 1 1 1 1 1 1 1 1 1 1 1 1 1 1 1 1 1 1 0 0 0 0 0 0 1 1 1 1 1 1 1 1 1 1 1 1 1 1 1 1 1 1 1 1 1 1 1 1 1 1 1 1 1 1 1 1 1 1 1 1 0 0 ;
0 0 1 1 1 1 1 1 1 1 1 1 1 1 1 1 1 1 1 1 1 1 1 0 0 0 0 0 1 1 1 1 1 1 1 1 1 1 1 1 1 1 1 1 1 1 1 1 1 1 1 1 1 1 1 1 0 0 0 0 0 0 1 1 1 1 1 1 1 1 1 1 1 1 1 1 1 1 1 1 1 1 1 1 1 1 1 1 1 1 1 1 1 1 1 1 1 1 0 0 ;
0 0 0 0 0 0 0 0 0 0 0 0 0 0 0 0 0 0 0 0 0 0 0 0 0 0 0 0 0 0 0 0 0 0 0 0 0 0 0 0 0 0 0 0 0 0 0 0 0 0 0 0 0 0 0 0 0 0 0 0 0 0 0 0 0 0 0 0 0 0 0 0 0 0 0 0 0 0 0 0 0 0 0 0 0 0 0 0 0 0 0 0 0 0 0 0 0 0 0 0 ;
0 0 0 0 0 0 0 0 0 0 0 0 0 0 0 0 0 0 0 0 0 0 0 0 0 0 0 0 0 0 0 0 0 0 0 0 0 0 0 0 0 0 0 0 0 0 0 0 0 0 0 0 0 0 0 0 0 0 0 0 0 0 0 0 0 0 0 0 0 0 0 0 0 0 0 0 0 0 0 0 0 0 0 0 0 0 0 0 0 0 0 0 0 0 0 0 0 0 0 0 ;
];
imshow(A);
axis on
hold on
title('Matrix: 100 x 100 From: (6,93) To: (93,93)');
xlabel('Width: 100');
ylabel('Height: 100');
X=[94,94,93,92,91,90,89,88,87,86,85,84,83,82,81,80,79,78,77,76,75,74,73,72,71,70,69,68,67,66,65,64,63,62,61,60,59,58,57,56,55,54,53,52,51,50,49,48,47,46,45,44,43,42,41,40,39,38,37,36,35,34,33,32,31,30,29,28,27,26,25,24,23,22,21,20,19,18,17,16,15,14,13,12,11,10,10,10,10,10,10,10,10,10,10,10,10,10,10,10,10,10,10,10,10,10,10,10,10,10,10,10,10,10,10,10,10,10,10,10,10,9,8,8,7,7];
Y=-[-94,-94,-93,-93,-93,-92,-92,-91,-91,-91,-91,-90,-89,-89,-88,-88,-87,-86,-85,-84,-83,-82,-81,-80,-79,-78,-77,-76,-75,-74,-73,-72,-71,-70,-70,-70,-70,-70,-70,-70,-70,-69,-68,-67,-66,-65,-64,-63,-62,-61,-60,-59,-58,-57,-56,-55,-54,-53,-52,-51,-50,-49,-48,-47,-46,-46,-46,-46,-46,-46,-46,-46,-47,-48,-49,-49,-49,-49,-50,-51,-52,-53,-54,-54,-54,-55,-56,-57,-58,-59,-60,-61,-62,-63,-64,-65,-66,-67,-68,-69,-70,-71,-72,-73,-74,-75,-76,-77,-78,-79,-80,-81,-82,-83,-84,-85,-86,-87,-88,-89,-90,-91,-92,-93,-94,-94];
hold on;
plot(X,Y,'r');
legend('321.853','Location','southoutside');
